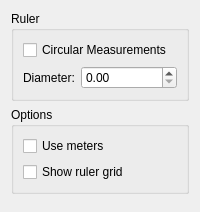
<?xml version="1.0" encoding="UTF-8"?>
<ui version="4.0">
 <class>WBQtRulerPanel</class>
 <widget class="QWidget" name="WBQtRulerPanel">
  <property name="windowTitle">
   <string>Ruler Options</string>
  </property>
  <layout class="QVBoxLayout" name="rootLayout">
   <item>
    <widget class="QGroupBox" name="typeBox">
     <property name="title">
      <string>Ruler</string>
     </property>
     <layout class="QVBoxLayout" name="typeLay">
      <item>
       <widget class="QCheckBox" name="circle">
        <property name="text">
         <string>Circular Measurements</string>
        </property>
       </widget>
      </item>
      <item>
       <layout class="QHBoxLayout" name="widthRow" stretch="0,1">
        <item>
         <widget class="QLabel" name="widthLabel">
          <property name="text">
           <string>Diameter:</string>
          </property>
         </widget>
        </item>
        <item>
         <widget class="QDoubleSpinBox" name="width">
          <property name="decimals">
           <number>2</number>
          </property>
          <property name="maximum">
           <double>1000000.000000000000000</double>
          </property>
         </widget>
        </item>
       </layout>
      </item>
     </layout>
    </widget>
   </item>
   <item>
    <widget class="QGroupBox" name="optBox">
     <property name="title">
      <string>Options</string>
     </property>
     <layout class="QVBoxLayout" name="optLay">
      <item>
       <widget class="QCheckBox" name="useMeters">
        <property name="text">
         <string>Use meters</string>
        </property>
       </widget>
      </item>
      <item>
       <widget class="QCheckBox" name="showGrid">
        <property name="text">
         <string>Show ruler grid</string>
        </property>
       </widget>
      </item>
     </layout>
    </widget>
   </item>
   <item>
    <spacer name="bottomSpacer">
     <property name="orientation">
      <enum>Qt::Vertical</enum>
     </property>
    </spacer>
   </item>
  </layout>
 </widget>
 <resources/>
 <connections/>
</ui>
